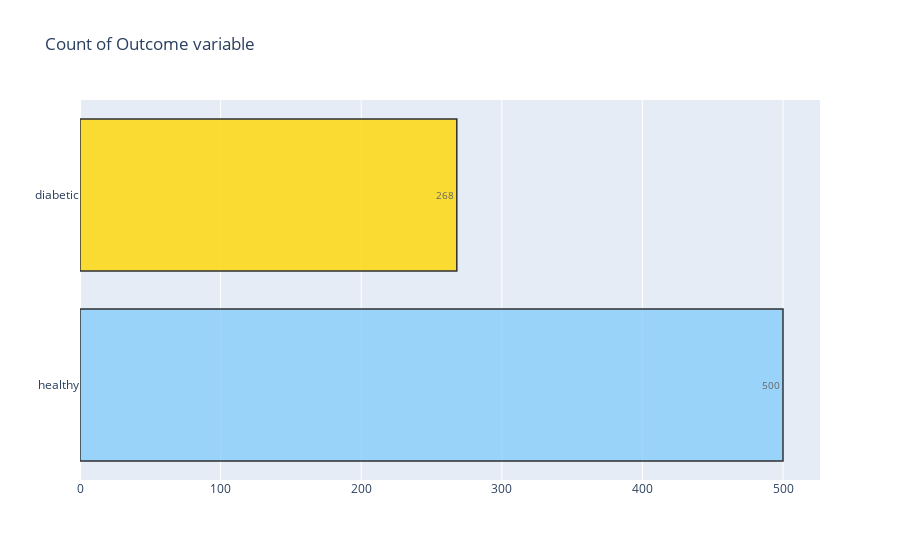
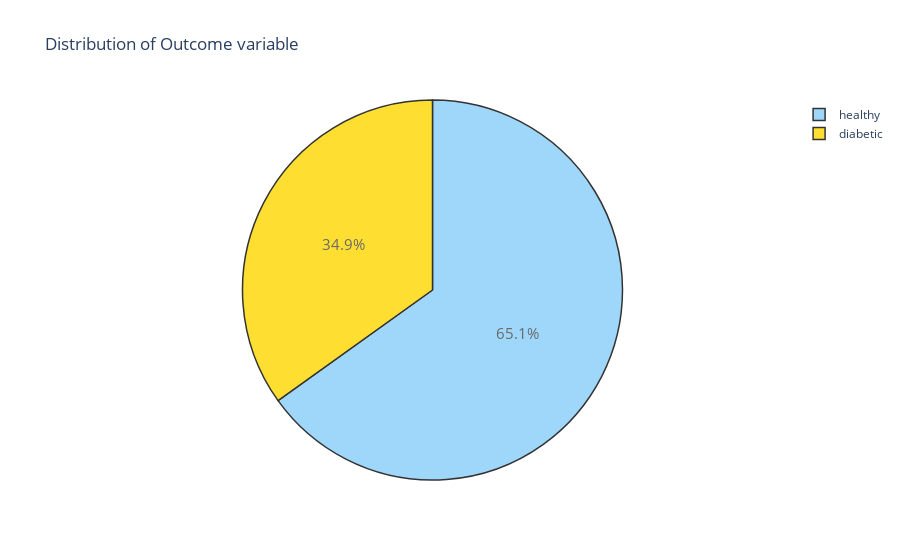

Notebook code cell kept with these figures, in order:
### Code cell
target_count()
target_percent()


#From metioned below bar and pie chart we observe that

### Figure 1 — Plotly figure (JSON) as saved in the notebook; plotly's stock layout.template omitted (floating-point values rounded to 4 significant figures)
{"data": [{"marker": {"color": ["lightskyblue", "gold"], "line": {"color": "#000000", "width": 1.5}}, "opacity": 0.8, "orientation": "h", "text": ["500", "268"], "textfont": {"size": 10}, "textposition": "auto", "type": "bar", "x": [500, 268], "y": ["healthy", "diabetic"]}], "layout": {"title": {"text": "Count of Outcome variable"}}}

### Figure 2 — Plotly figure (JSON) as saved in the notebook; plotly's stock layout.template omitted (floating-point values rounded to 4 significant figures)
{"data": [{"labels": ["healthy", "diabetic"], "marker": {"colors": ["lightskyblue", "gold"], "line": {"color": "#000000", "width": 1.5}}, "opacity": 0.8, "textfont": {"size": 15}, "type": "pie", "values": [500, 268]}], "layout": {"title": {"text": "Distribution of Outcome variable"}}}
